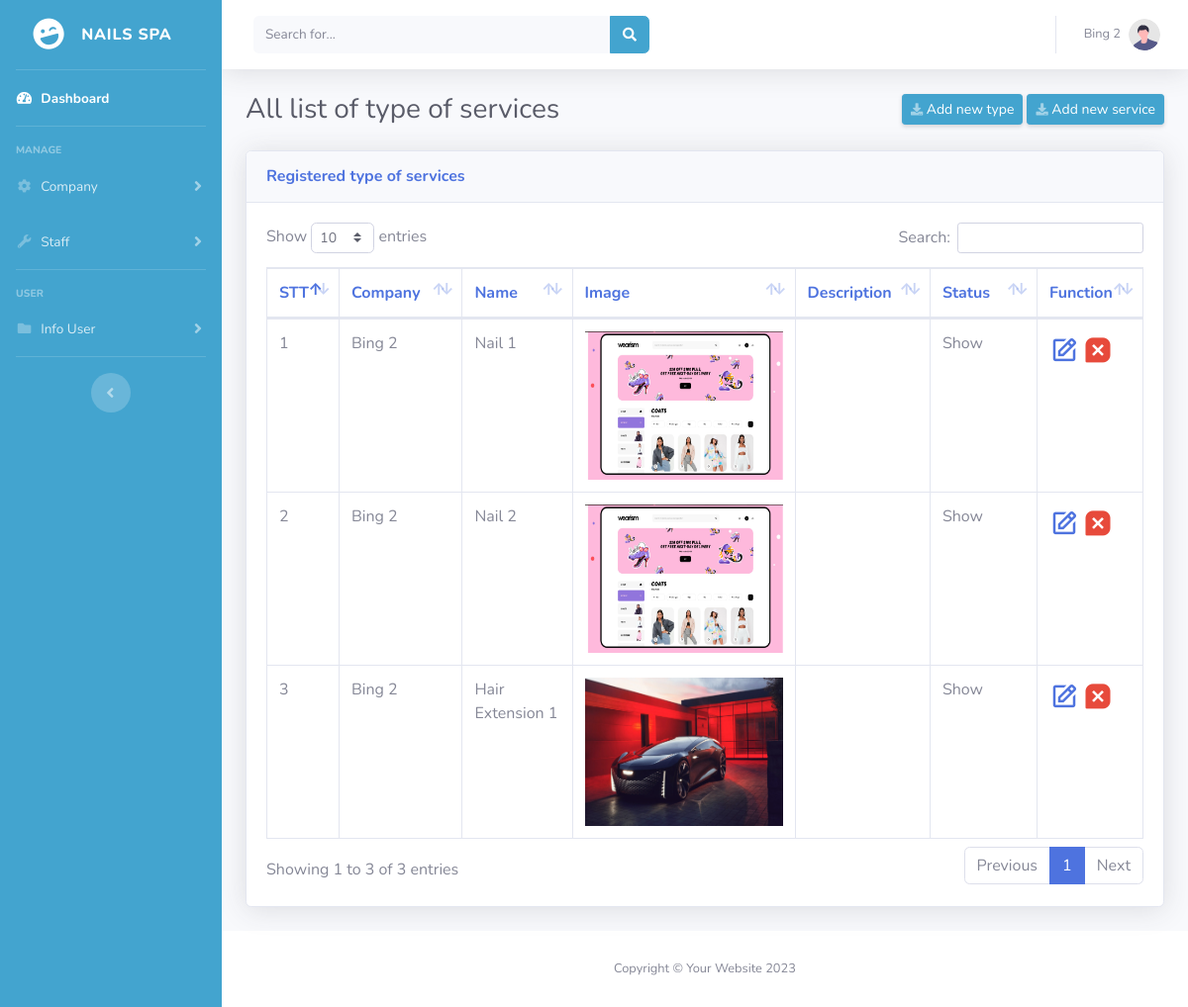
Page /admin_nails/list_nailtype.php (signed in) on the committed database.
### tables this page shows
CREATE TABLE `nailtype` (
  `id` int(11) NOT NULL,
  `id_company` int(11) NOT NULL,
  `type_name` text NOT NULL,
  `img_type` text NOT NULL,
  `description` text NOT NULL,
  `status` tinyint(1) NOT NULL DEFAULT 1
);

CREATE TABLE `company` (
  `id` int(11) NOT NULL,
  `rand_id` int(4) NOT NULL,
  `company_name` text NOT NULL,
  `img_company` text NOT NULL,
  `hotline` text NOT NULL,
  `address` text NOT NULL,
  `time_start` time NOT NULL,
  `time_end` time NOT NULL,
  `status` tinyint(1) NOT NULL DEFAULT 1,
  `password` text NOT NULL,
  `day_start` text NOT NULL,
  `day_end` text NOT NULL
);

### model/database.php (called while the page is built, shortened)
<?php
class Database
{
    public static $connection = NULL;
    public function __construct()
    {
        if(!self::$connection) {
            self::$connection = new mysqli(DB_HOST, DB_USER, DB_PASSWORD, DB_NAME, PORT);
            self::$connection->set_charset('utf8mb4');
        }
        return self::$connection;
    }
    public function select($sql)
    {
        $sql->execute();
        $items = $sql->get_result()->fetch_all(MYSQLI_ASSOC);
        return $items;
    }
}

### model/company.php (called while the page is built, shortened)
<?php
require_once "database.php";
class Company extends Database{
    function getAllCompany(){
        $sql = parent::$connection->prepare("SELECT * FROM company ORDER BY `id` DESC");
        return parent::select($sql);
    }
}

### model/nailtype.php (called while the page is built, shortened)
<?php
require_once "database.php";
class NailType extends Database{
    function getAllType(){
        $sql = parent::$connection->prepare("SELECT *,nailtype.id as id FROM nailtype inner join company on company.id = nailtype.id_company ORDER BY nailtype.`id` DESC");
        return parent::select($sql);
    }
    function getTypeByCompany($company_id){
        $sql = parent::$connection->prepare("SELECT *,nailtype.id as id FROM nailtype inner join company on company.id = nailtype.id_company WHERE nailtype.`id_company` = ?");
        $sql->bind_param('i', $company_id);
        return parent::select($sql);
    }
}

### admin_nails/list_nailtype.php (the view, shortened to what this page needs)
<?php
include_once "./header.php";
require_once "../model/nailtype.php";
require_once "../model/service.php";
require_once "../model/company.php";
$nailtype = new NailType();
$getAllType = $nailtype->getAllType();
$company = new Company();
$getAllCompany = $company->getAllCompany();
if(isset($_SESSION['owner'])){
    $getAllType = $nailtype->getTypeByCompany($current_user['id']);
}
?>
<div class="container-fluid">
    <div class="d-sm-flex align-items-center justify-content-between mb-4">
        <h1 class="h3 mb-0 text-gray-800">All list of type of services</h1>
        <div>
            <a id="myBtn" class="d-none d-sm-inline-block btn btn-sm btn-primary shadow-sm"><i class="fas fa-download fa-sm text-white-50"></i> Add new type</a>
            <a id="myBtnService" class="d-none d-sm-inline-block btn btn-sm btn-primary shadow-sm"><i class="fas fa-download fa-sm text-white-50"></i> Add new service</a>
        </div>
    </div>
    <div class="card shadow mb-4">
        <div class="card-header py-3">
            <h6 class="m-0 font-weight-bold text-primary">Registered type of services</h6>
        </div>
        <div class="card-body">
            <div class="table-responsive">
                <table class="table table-bordered custom-table" id="dataTable" width="100%" cellspacing="0">
                    <thead>
                        <tr>
                            <th>STT</th>
                            <th>Company</th>
                            <th>Name</th>
                            <th width="20%">Image</th>
                            <th>Description</th>
                            <th>Status</th>
                            <th>Function</th>
                        </tr>
                    </thead>
                    <tbody>
                        <?php
                        $count = 1;
                        foreach ($getAllType as $item) {
                        ?>
                            <tr>
                                <td><?= $count++ ?></td>
                                <td><?= $item['company_name'] ?></td>
                                <td><?= $item['type_name'] ?></td>
                                <td>
                                    <img src="../template_nails/img/nailtype/<?= $item['img_type'] ?>" width="200px" height="150px" alt="<?= $item['img_type'] ?>">
                                </td>
                                <td><?= $item['description'] ?></td>
                                <td><?php
                                    if ($item['status'] == 1) {
                                        echo "Show";
                                    } else {
                                        echo "Hidden";
                                    }
                                    ?></td>
                                <td>
                                <a href="./edit_nailtype.php?id=<?=$item['id']?>" class="icon edit"><i class='bx bx-edit'></i></a>
                                <a onclick="if(CheckForm() == false) return false" href="./action/delete_nailtype.php?id=<?=$item['id']?>" class="icon delete"><i class='bx bxs-message-square-x'></i></a></td>
                            </tr>
                        <?php } ?>
                    </tbody>
                </table>
            </div>
        </div>
    </div>
</div>
<?php include_once "./footer.php"; ?>

### admin_nails/css/style.css (style rules this page uses)
table a.icon { font-size: 30px; }
.icon.edit { color: var(--primary); }
.icon.delete { color: var(--danger); }
table thead tr th { color: var(--primary); }
.custom-table thead tr th { color: var(--primary); width: 120px; white-space: nowrap; }
.custom-table thead tr th:first-child, .custom-table thead tr th:last-child { width: 20px !important; max-width: 100px!important; }

### rows in the picture
nailtype: id_company.company_name "Bing 2", type_name "Nail 1", img_type (picture)
nailtype: id_company.company_name "Bing 2", type_name "Nail 2", img_type (picture)
nailtype: id_company.company_name "Bing 2", type_name "Hair Extension 1", img_type (picture)

### other values in the picture
$nameAdmin "Bing 2"
